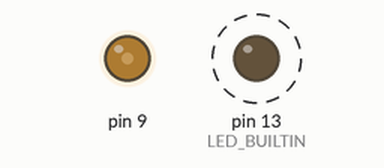
Simulated run of this sketch. Board: Arduino Uno, built with avr-gcc and run on an emulated ATmega328P. On the bench: output pins drawn as LEDs (lit = HIGH). Dashed ring = blinking. What the sketch prints to the serial monitor is not drawn.

Above: at 0.2 s.
Timing chart, 0 to 3.0 s (numbered marks = the images above):
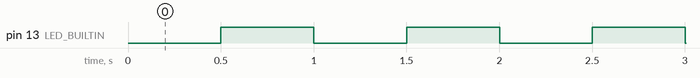

The sketch:

PWM_D9_31372Hz.ino
```cpp
/*
  DIAGNOSTICO AISLADO DE PWM - Arduino UNO R3 (ATmega328P 16 MHz)
  D9 (OC1A): ~31 372.55 Hz, duty fijo 30 %
  No lee A0/A1/A2, no utiliza Serial para habilitar PWM.

  OBLIGATORIO PARA ESTA PRUEBA:
  - Desconectar la etapa de potencia de 12 V y la instrumentacion de 18 V.
  - Desconectar fisicamente D9 de la entrada PWM de la PCB/IR2110.
  - Medir SOLO D9 contra GND del Arduino, con el UNO alimentado por USB.
  - No usar este programa para accionar los MOSFET.
*/
#include <Arduino.h>

const uint16_t TOP_PWM = 509;
const uint16_t OCR_D30 = 153;

void setup() {
  pinMode(9, OUTPUT);
  pinMode(LED_BUILTIN, OUTPUT);
  digitalWrite(9, LOW);
  Serial.begin(115200);

  noInterrupts();
  TCCR1A = 0;
  TCCR1B = 0;
  TCNT1  = 0;
  ICR1   = TOP_PWM;
  OCR1A  = OCR_D30;
  // Timer1, modo 14 Fast PWM, salida OC1A no inversora, prescaler 1.
  TCCR1A = _BV(COM1A1) | _BV(WGM11);
  TCCR1B = _BV(WGM13) | _BV(WGM12) | _BV(CS10);
  interrupts();

  Serial.println(F("DIAGNOSTICO PWM AISLADO: D9 ACTIVO"));
  Serial.println(F("Frecuencia: 31372.55 Hz | Duty: 30.0%"));
  Serial.println(F("NO conectar D9 a la PCB durante este diagnostico."));
}

void loop() {
  static uint32_t t0 = 0;
  if (millis() - t0 >= 500) {
    t0 = millis();
    digitalWrite(LED_BUILTIN, !digitalRead(LED_BUILTIN));
    Serial.println(F("UNO ejecutando; D9 PWM activo"));
  }
}
```

Measured:
- by itself, pin 13 (LED_BUILTIN): alternates HIGH for 0.50 s and LOW for 0.50 s
